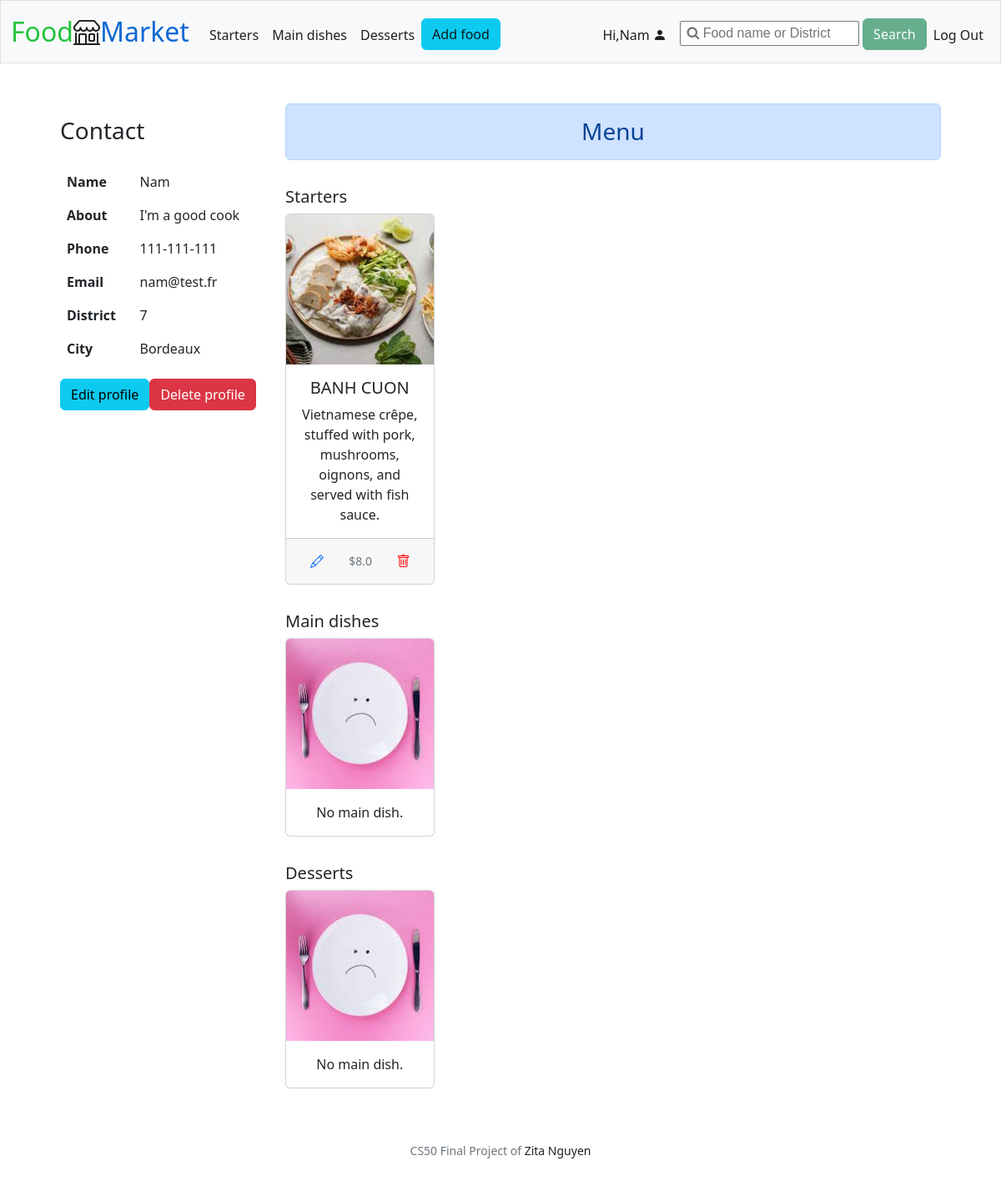
/seller_profile (signed in), run on the app's committed database.
### tables this page shows
CREATE TABLE users (
id INTEGER PRIMARY KEY AUTOINCREMENT,
username TEXT NOT NULL,
email TEXT NOT NULL UNIQUE,
hash TEXT NOT NULL,
role TEXT NOT NULL,
about TEXT);

CREATE TABLE contact (
id INTEGER PRIMARY KEY AUTOINCREMENT,
district TEXT NOT NULL,
city TEXT NOT NULL,
phone TEXT NOT NULL,
user_id INTEGER NOT NULL,
FOREIGN KEY (user_id) REFERENCES users (id)
);

CREATE TABLE food (
id INTEGER PRIMARY KEY AUTOINCREMENT, 
category TEXT NOT NULL,
name TEXT NOT NULL,
photo BLOB NOT NULL,
description TEXT NOT NULL,
price REAL NOT NULL,
date DATETIME NOT NULL,
user_id INTEGER NOT NULL,
FOREIGN KEY (user_id) REFERENCES users (id)
);

### app.py (the view)
@app.route("/seller_profile", methods=["GET"])
@login_required
@role_required
def display_seller():
    return sellers.display_profile(session["user_id"])

### app.py (called while the page is built)
@app.after_request
def after_request(response):
    response.headers["Cache-Control"] = "no-cache, no-store, must-revalidate"
    response.headers["Expires"] = 0
    response.headers["Pragma"] = "no-cache"
    return response

### helpers.py (called while the page is built)
def login_required(f):
    @wraps(f)
    def decorated_function(*args, **kwargs):
        if session.get("user_id") is None:
            return redirect("/login")
        return f(*args, **kwargs)
    return decorated_function

def role_required(f):
    @wraps(f)
    def decorated_function(*args, **kwargs):
        if session.get("user_role") != "seller":
            return redirect("/")
        return f(*args, **kwargs)
    return decorated_function

### queries.py (called while the page is built)
def query_get_seller(id):
    conn = sqlite3.connect("market.db")
    c = conn.cursor()
    c.execute("SELECT users.*, contact.district, contact.city, contact.phone FROM users INNER JOIN contact ON users.id = contact.user_id WHERE users.id = ?", (id,))
    seller = c.fetchone()
    return seller

def query_get_seller_products(user_id):
    conn = sqlite3.connect("market.db")
    c = conn.cursor()
    c.execute("SELECT * FROM food WHERE user_id = ?", (user_id,))
    products = c.fetchall()
    return products

### sellers.py (called while the page is built)
def display_profile(seller_id):
    seller = query_get_seller(seller_id)
    products = query_get_seller_products(seller_id)
    starters = list(filter(lambda product: product[1] == "Starter", products))
    main_dishes = list(filter(lambda product: product[1] == "Main dish", products))
    desserts = list(filter(lambda product: product[1] == "Dessert", products))
    return render_template("seller_profile.html", seller=seller, starters=starters, main_dishes=main_dishes, desserts=desserts)

### templates/seller_profile.html (shortened to what this page needs)
{% extends "layout.html" %}
{% block main %}
<div class="row mx-5">
    <div class="col-xs-1 col-lg-3">
        <h3 class="py-3">Contact</h3>
        <table class="table table-borderless">
            <tbody>
              <tr>
                <th scope="row">Name</th>
                <td>{{ seller[1].capitalize() }}</td>
              </tr>
              <tr>
                <th scope="row">About</th>
                <td>{{ seller[5] }}</td>
              </tr>
              <tr>
                <th scope="row">Phone</th>
                <td>{{ seller[8] }}</td>
              </tr>
              <tr>
                <th scope="row">Email</th>
                <td>{{ seller[2] }}</td>
              </tr>
              <tr>
                <th scope="row">District</th>
                <td>{{ seller[6] }}</td>
              </tr>
              <tr>
                <th scope="row">City</th>
                <td>{{ seller[7] }}</td>
              </tr>
            </tbody>
        </table>
        <div class="d-flex flex-wrap justify-content-start">
            <form action="/edit_profile" method="get">
                <button type="submit" class="btn btn-info mb-5">Edit profile</button>
            </form>
            <form action="/delete_profile" method="post">
                <button type="submit" class="btn btn-danger mb-5" onclick="return confirm('Are you sure you want to delete this item?');">Delete profile</button>
            </form>
        </div>
    </div>
    <div class="col-xs-1 col-lg-9">
        <div class="alert alert-primary text-center h3" role="alert">
            Menu
        </div>
        <div>
            <div class="py-3">
                <h5>Starters</h5>
                <div class="row row-cols-1 row-cols-md-4 g-4 text-center">
                    {% if not starters %}
                        <div class="col">
                            <div class="card h-100">
                            <img class="card-img-top" src="{{url_for('static', filename='photos/no_food.jpeg')}}" alt="No product">
                            <div class="card-body">
                                <p class="card-text">No main dish.</p>
                            </div>
                            </div>
                        </div>
                    {% else %}
                        {% for starter in starters %}
                            <div class="col">
                                <div class="card h-100">
                                    <img src="{{url_for('static', filename='photos/' + starter[3])}}" class="card-img-top" alt="{{ starter[2] }}">
                                    <div class="card-body">
                                        <h5 class="card-title">{{ starter[2] }}</h5>
                                        <p class="card-text">{{ starter[4] }}</p>
                                    </div>
                                    <div class="card-footer d-flex justify-content-between align-items-center">
                                        <form action="/modify/{{ starter[0] }}" method="get">
                                        <button type="submit" class="btn btn-link"><span class="bi bi-pencil"></span></button>
                                        </form>
                                        <small class="text-muted">${{ starter[5] }}</small>
                                        <form action="/delete/{{ starter[0] }}" method="post">
                                        <button type="submit" style="color: red; border: none;" class="btn" onclick="return confirm('Are you sure you want to delete this item?');"><span class="bi bi-trash"></span></button>
                                        </form>
                                    </div>
                                </div>
                            </div>
                        {% endfor %}
                    {% endif %}
                </div>
            </div>
            <div class="py-3">
                <h5>Main dishes</h5>
                <div class="row row-cols-1 row-cols-md-4 g-4 text-center">
                    {% if not main_dishes %}
                        <div class="col">
                            <div class="card h-100">
                            <img class="card-img-top" src="{{url_for('static', filename='photos/no_food.jpeg')}}" alt="No product">
                            <div class="card-body">
                                <p class="card-text">No main dish.</p>
                            </div>
                            </div>
                        </div>
                    {% endif %}
                </div>
            </div>
            <div class="py-3">
                <h5>Desserts</h5>
                <div class="row row-cols-1 row-cols-md-4 g-4 text-center">
                    {% if not desserts %}
                        <div class="col">
                            <div class="card h-100">
                            <img class="card-img-top" src="{{url_for('static', filename='photos/no_food.jpeg')}}" alt="No product">
                            <div class="card-body">
                                <p class="card-text">No main dish.</p>
                            </div>
                            </div>
                        </div>
                    {% endif %}
                </div>
            </div>
        </div>
    </div>
</div>
{% endblock %}

### templates/layout.html (shortened to what this page needs)
<!DOCTYPE html>
<html lang="en">
    <head>
        <link href="https://cdn.jsdelivr.net/npm/bootstrap@5.2.0-beta1/dist/css/bootstrap.min.css" rel="stylesheet">
        <link rel="stylesheet" href="https://cdn.jsdelivr.net/npm/bootstrap-icons@1.8.3/font/bootstrap-icons.css">
        <link href="https://cdnjs.cloudflare.com/ajax/libs/font-awesome/4.7.0/css/font-awesome.min.css" rel="stylesheet"/>
        <link href="/static/styles.css" rel="stylesheet">
    </head>
    <body>
        <nav class="bg-light border navbar navbar-expand-md navbar-light">
            <div class="container-fluid">
                <a class="navbar-brand" href="/"><span class="green">Food</span><i class="bi bi-shop"></i><span class="blue">Market</span></a>
                <div class="collapse navbar-collapse" id="navbar">
                    {% if session["user_id"] %}
                        <ul class="navbar-nav me-auto mt-2">
                            <li class="nav-item"><a class="nav-link" href="/starters">Starters</a></li>
                            <li class="nav-item"><a class="nav-link" href="/main_dishes">Main dishes</a></li>
                            <li class="nav-item"><a class="nav-link" href="/desserts">Desserts</a></li>
                            {% if session["user_role"] == "seller" %}
                            <li class="nav-item"><a class="btn btn-info" role="button" href="/add">Add food</a></li>
                            {% endif %}
                        </ul>
                        <ul class="navbar-nav ms-auto mt-2">
                            <li class="nav-item">
                                {% if session["user_role"] == "seller" %}
                                    <a class="nav-link" href="/seller_profile">
                                        Hi,{{ session["user_name"].capitalize() }}
                                        <i class="bi bi-person-fill"></i>
                                    </a>
                                {% else %}
                                    <a class="nav-link" href="/profile">
                                        Hi,{{ session["user_name"].capitalize() }}
                                        <i class="bi bi-person-fill"></i>
                                    </a>
                                {% endif %}
                            </li>
                            <form action="/search" method="post" class="ms-2">
                                <input id="q" name="q" type="search" placeholder=" &#xF002; Food name or District" style="font-family:Arial, FontAwesome">
                                <button id="search_button" class="btn btn-success" type="submit" disabled>Search</i></button>
                            </form>
                            <li class="nav-item"><a class="nav-link" href="/logout">Log Out</a></li>
                        </ul>
                    {% else %}
                        <ul class="navbar-nav ms-auto mt-2">
                            <li class="nav-item"><a class="nav-link" href="/register">Register</a></li>
                            <li class="nav-item"><a class="nav-link" href="/login">Log In</a></li>
                        </ul>
                    {% endif %}
                </div>
            </div>
        </nav>
        <main class="container-fluid py-5">
            {% block main %}{% endblock %}
        </main>
        <footer class="mb-5 small text-center text-muted">
            CS50 Final Project of <a href="https://github.com/ZitaNguyen">Zita Nguyen</a>
        </footer>
    </body>
</html>

### static/styles.css (style rules this page uses)
a:link, a:visited { text-decoration: none; color: rgba(7, 7, 7, 0.9); }
nav .navbar-brand { font-size: xx-large; }
nav .navbar-brand .green { color: #23c33b; }
nav .navbar-brand .blue { color: #0a68d4; }
.card-img-top { width: 100%; height: 15vw; object-fit: cover; }
.card-title { text-transform: uppercase; }
ul { list-style: none; }

### data on the page
users: user_name "Nam", username "Nam", about "I'm a good cook", email "nam@test.fr"
contact: phone "111-111-111", district "7", city "Bordeaux"
food: photo (picture), name "BANH CUON", description "Vietnamese crêpe, stuffed with pork, mushrooms, oignons, and served with fish sauce.", price "8.0"
